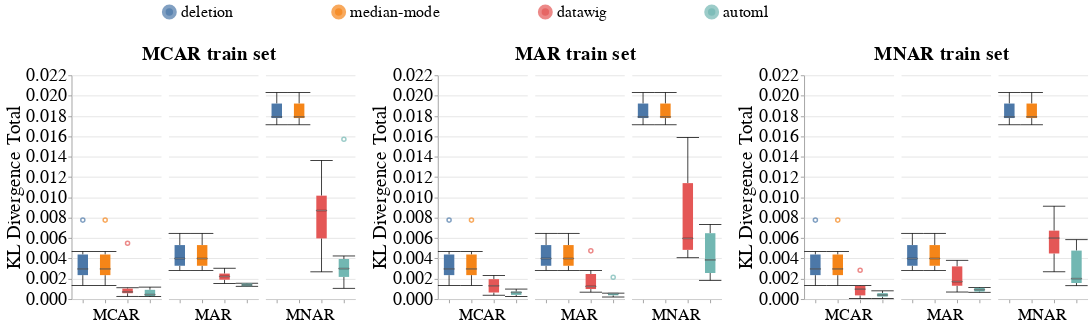

Notebook source saved alongside this figure:
### Code cell
# Categorical
create_box_plots_for_diff_imputers(dataset_name=DATASET_NAME,
                                   column_name='employment-since',
                                   metric_name='kl_divergence_total',
                                   db_client=db_client,
                                   without_dummy=True)
